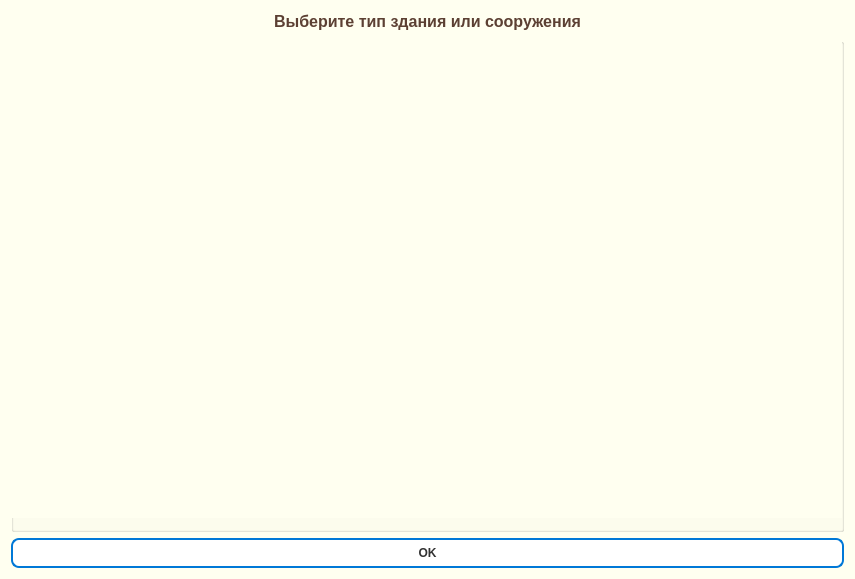
<?xml version="1.0" encoding="UTF-8"?>
<ui version="4.0">
 <class>Dialog</class>
 <widget class="QDialog" name="Dialog">
  <property name="geometry">
   <rect>
    <x>0</x>
    <y>0</y>
    <width>855</width>
    <height>579</height>
   </rect>
  </property>
  <property name="windowTitle">
   <string>Dialog</string>
  </property>
  <property name="styleSheet">
   <string notr="true">QMenuBar {
    background-color: #fdfdfd;
    border: 1px solid #cccccc;
}

QMenuBar::item {
    spacing: 4px;
    padding: 6px 14px;
    background: transparent;
    color: #333;
}

QMenuBar::item:selected {
    background: #cce0ff;
    color: #000;
    border-radius: 6px;
}

QMenu {
    background-color: #ffffff;
    border: 1px solid #c0c0c0;
    padding: 4px;
    border-radius: 6px;
}

QMenu::item {
    padding: 6px 18px;
    background-color: transparent;
    color: #333;
    border-radius: 4px;
}

QMenu::item:selected {
    background-color: #e6f0ff;
    color: #000;
}
QWidget {
    background-color: #fffff0;
}

</string>
  </property>
  <layout class="QGridLayout" name="gridLayout">
   <item row="3" column="0">
    <widget class="QPushButton" name="pushButton_agree">
     <property name="font">
      <font>
       <weight>75</weight>
       <bold>true</bold>
      </font>
     </property>
     <property name="styleSheet">
      <string notr="true">QPushButton {
    background-color: #ffffff;
    color: #333333;
    border: 2px solid #0078d7;         /* синий акцент */
    border-radius: 8px;
    padding: 6px 12px;
    font-weight: bold;
}

QPushButton:hover {
    background-color: #e6f0ff;         /* светло-синий при наведении */
}

QPushButton:pressed {
    background-color: #cce0ff;         /* темнее при нажатии */
}

QPushButton:disabled {
    background-color: #f0f0f0;
    color: #a0a0a0;
    border: 1px solid #cccccc;
}
#pushButton_duplicate {
    background-color: #f9f9f9;
    border: 2px solid #28a745;   /* зелёный */
    border-radius: 8px;
    padding: 6px 14px;
}
#pushButton_duplicate:hover {
    background-color: #e6ffe9;
}
</string>
     </property>
     <property name="text">
      <string>OK</string>
     </property>
    </widget>
   </item>
   <item row="1" column="0">
    <widget class="QGroupBox" name="groupBox_buildings">
     <property name="title">
      <string/>
     </property>
     <widget class="QWidget" name="gridLayoutWidget">
      <property name="geometry">
       <rect>
        <x>0</x>
        <y>-1</y>
        <width>831</width>
        <height>481</height>
       </rect>
      </property>
      <layout class="QGridLayout" name="gridLayout_for_checkboxes"/>
     </widget>
    </widget>
   </item>
   <item row="0" column="0">
    <widget class="QLabel" name="label">
     <property name="sizePolicy">
      <sizepolicy hsizetype="Preferred" vsizetype="Fixed">
       <horstretch>0</horstretch>
       <verstretch>0</verstretch>
      </sizepolicy>
     </property>
     <property name="font">
      <font>
       <pointsize>-1</pointsize>
       <weight>62</weight>
       <bold>true</bold>
      </font>
     </property>
     <property name="styleSheet">
      <string notr="true">QLabel {
    color: #5c4033;          /* тёмно-серый текст */
    font-size: 16px;
    font-weight: 500;
    padding: 1px 2px;
}
</string>
     </property>
     <property name="text">
      <string>Выберите тип здания или сооружения</string>
     </property>
     <property name="alignment">
      <set>Qt::AlignCenter</set>
     </property>
    </widget>
   </item>
  </layout>
 </widget>
 <resources/>
 <connections/>
</ui>
